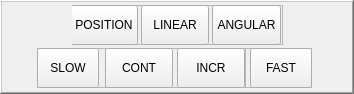
         <widget class="QFrame" name="f12s5_0_jog_type">
          <property name="geometry">
           <rect>
            <x>0</x>
            <y>376</y>
            <width>354</width>
            <height>94</height>
           </rect>
          </property>
          <property name="frameShape">
           <enum>QFrame::WinPanel</enum>
          </property>
          <property name="frameShadow">
           <enum>QFrame::Raised</enum>
          </property>
          <widget class="QFrame" name="frame_5">
           <property name="geometry">
            <rect>
             <x>72</x>
             <y>5</y>
             <width>211</width>
             <height>40</height>
            </rect>
           </property>
           <property name="frameShape">
            <enum>QFrame::StyledPanel</enum>
           </property>
           <property name="frameShadow">
            <enum>QFrame::Raised</enum>
           </property>
           <widget class="PushButton" name="pb_f12s5_0_jog_angular">
            <property name="geometry">
             <rect>
              <x>140</x>
              <y>0</y>
              <width>69</width>
              <height>40</height>
             </rect>
            </property>
            <property name="minimumSize">
             <size>
              <width>60</width>
              <height>40</height>
             </size>
            </property>
            <property name="maximumSize">
             <size>
              <width>70</width>
              <height>45</height>
             </size>
            </property>
            <property name="font">
             <font>
              <pointsize>9</pointsize>
             </font>
            </property>
            <property name="text">
             <string>ANGULAR</string>
            </property>
            <property name="checkable">
             <bool>true</bool>
            </property>
            <property name="autoExclusive">
             <bool>true</bool>
            </property>
            <property name="checked_state_text_option" stdset="0">
             <bool>false</bool>
            </property>
            <property name="python_command_option" stdset="0">
             <bool>false</bool>
            </property>
            <property name="true_python_cmd_string" stdset="0">
             <string/>
            </property>
            <property name="false_python_cmd_string" stdset="0">
             <string/>
            </property>
           </widget>
           <widget class="PushButton" name="pb_f12s5_0_jog_position">
            <property name="geometry">
             <rect>
              <x>-2</x>
              <y>0</y>
              <width>68</width>
              <height>40</height>
             </rect>
            </property>
            <property name="minimumSize">
             <size>
              <width>60</width>
              <height>40</height>
             </size>
            </property>
            <property name="maximumSize">
             <size>
              <width>70</width>
              <height>45</height>
             </size>
            </property>
            <property name="font">
             <font>
              <pointsize>9</pointsize>
             </font>
            </property>
            <property name="text">
             <string>POSITION</string>
            </property>
            <property name="checkable">
             <bool>true</bool>
            </property>
            <property name="autoExclusive">
             <bool>true</bool>
            </property>
            <property name="checked_state_text_option" stdset="0">
             <bool>false</bool>
            </property>
            <property name="python_command_option" stdset="0">
             <bool>false</bool>
            </property>
            <property name="true_python_cmd_string" stdset="0">
             <string/>
            </property>
            <property name="false_python_cmd_string" stdset="0">
             <string/>
            </property>
           </widget>
           <widget class="PushButton" name="pb_f12s5_0_jog_linear">
            <property name="geometry">
             <rect>
              <x>69</x>
              <y>0</y>
              <width>68</width>
              <height>40</height>
             </rect>
            </property>
            <property name="minimumSize">
             <size>
              <width>60</width>
              <height>40</height>
             </size>
            </property>
            <property name="maximumSize">
             <size>
              <width>70</width>
              <height>45</height>
             </size>
            </property>
            <property name="font">
             <font>
              <pointsize>9</pointsize>
             </font>
            </property>
            <property name="text">
             <string>LINEAR</string>
            </property>
            <property name="checkable">
             <bool>true</bool>
            </property>
            <property name="autoExclusive">
             <bool>true</bool>
            </property>
            <property name="checked_state_text_option" stdset="0">
             <bool>false</bool>
            </property>
            <property name="python_command_option" stdset="0">
             <bool>false</bool>
            </property>
            <property name="true_python_cmd_string" stdset="0">
             <string/>
            </property>
            <property name="false_python_cmd_string" stdset="0">
             <string/>
            </property>
           </widget>
          </widget>
          <widget class="QFrame" name="frame_7">
           <property name="geometry">
            <rect>
             <x>37</x>
             <y>48</y>
             <width>275</width>
             <height>40</height>
            </rect>
           </property>
           <property name="frameShape">
            <enum>QFrame::StyledPanel</enum>
           </property>
           <property name="frameShadow">
            <enum>QFrame::Raised</enum>
           </property>
           <widget class="PushButton" name="pb_f12s5_0_jog_rate_slow">
            <property name="geometry">
             <rect>
              <x>0</x>
              <y>0</y>
              <width>62</width>
              <height>40</height>
             </rect>
            </property>
            <property name="minimumSize">
             <size>
              <width>60</width>
              <height>40</height>
             </size>
            </property>
            <property name="maximumSize">
             <size>
              <width>70</width>
              <height>45</height>
             </size>
            </property>
            <property name="font">
             <font>
              <pointsize>9</pointsize>
             </font>
            </property>
            <property name="text">
             <string>SLOW</string>
            </property>
            <property name="checkable">
             <bool>true</bool>
            </property>
            <property name="autoExclusive">
             <bool>true</bool>
            </property>
            <property name="checked_state_text_option" stdset="0">
             <bool>false</bool>
            </property>
           </widget>
           <widget class="PushButton" name="pb_f12s5_0_jog_rate_fast">
            <property name="geometry">
             <rect>
              <x>213</x>
              <y>0</y>
              <width>62</width>
              <height>40</height>
             </rect>
            </property>
            <property name="minimumSize">
             <size>
              <width>60</width>
              <height>40</height>
             </size>
            </property>
            <property name="maximumSize">
             <size>
              <width>70</width>
              <height>45</height>
             </size>
            </property>
            <property name="font">
             <font>
              <pointsize>9</pointsize>
             </font>
            </property>
            <property name="text">
             <string>FAST</string>
            </property>
            <property name="checkable">
             <bool>true</bool>
            </property>
            <property name="autoExclusive">
             <bool>true</bool>
            </property>
           </widget>
           <widget class="QFrame" name="jog_method">
            <property name="geometry">
             <rect>
              <x>68</x>
              <y>0</y>
              <width>141</width>
              <height>40</height>
             </rect>
            </property>
            <property name="frameShape">
             <enum>QFrame::StyledPanel</enum>
            </property>
            <property name="frameShadow">
             <enum>QFrame::Raised</enum>
            </property>
            <widget class="PushButton" name="pb_f12s5_0_jog_continous">
             <property name="geometry">
              <rect>
               <x>0</x>
               <y>0</y>
               <width>68</width>
               <height>40</height>
              </rect>
             </property>
             <property name="minimumSize">
              <size>
               <width>60</width>
               <height>40</height>
              </size>
             </property>
             <property name="maximumSize">
              <size>
               <width>70</width>
               <height>45</height>
              </size>
             </property>
             <property name="font">
              <font>
               <pointsize>9</pointsize>
              </font>
             </property>
             <property name="text">
              <string>CONT</string>
             </property>
             <property name="checkable">
              <bool>true</bool>
             </property>
             <property name="autoExclusive">
              <bool>true</bool>
             </property>
             <property name="indicator_option" stdset="0">
              <bool>false</bool>
             </property>
             <property name="checked_state_text_option" stdset="0">
              <bool>false</bool>
             </property>
             <property name="true_state_string" stdset="0">
              <string/>
             </property>
             <property name="false_state_string" stdset="0">
              <string/>
             </property>
             <property name="true_python_cmd_string" stdset="0">
              <string/>
             </property>
             <property name="false_python_cmd_string" stdset="0">
              <string/>
             </property>
            </widget>
            <widget class="PushButton" name="pb_f12s5_0_jog_increment">
             <property name="geometry">
              <rect>
               <x>72</x>
               <y>0</y>
               <width>68</width>
               <height>40</height>
              </rect>
             </property>
             <property name="minimumSize">
              <size>
               <width>60</width>
               <height>40</height>
              </size>
             </property>
             <property name="maximumSize">
              <size>
               <width>70</width>
               <height>45</height>
              </size>
             </property>
             <property name="font">
              <font>
               <pointsize>9</pointsize>
              </font>
             </property>
             <property name="text">
              <string>INCR</string>
             </property>
             <property name="checkable">
              <bool>true</bool>
             </property>
             <property name="autoExclusive">
              <bool>true</bool>
             </property>
             <property name="indicator_option" stdset="0">
              <bool>false</bool>
             </property>
             <property name="checked_state_text_option" stdset="0">
              <bool>false</bool>
             </property>
             <property name="true_state_string" stdset="0">
              <string/>
             </property>
             <property name="false_state_string" stdset="0">
              <string/>
             </property>
             <property name="true_python_cmd_string" stdset="0">
              <string/>
             </property>
             <property name="false_python_cmd_string" stdset="0">
              <string/>
             </property>
            </widget>
           </widget>
          </widget>
         </widget>
